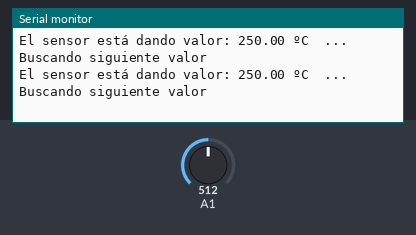
Bench run of a sketch on a simulated Arduino Uno, built with avr-gcc and run on an emulated ATmega328P. Shown: the last lines printed to the serial monitor. The test bench sets the inputs (shaded band); at power-on: A1 = 512.

Above: at 1.2 s.
1.3 s: A1 set to 215
At 1.34 s:
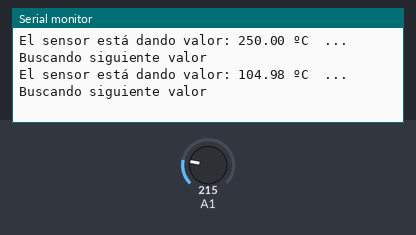
4.3 s: A1 set to 195
At 4.31 s:
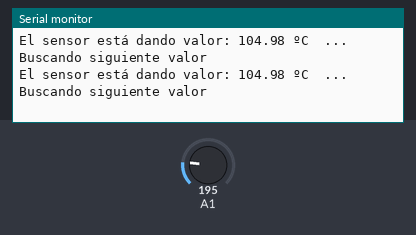
Timing chart, 0 to 7.3 s (numbered marks = the images above; inputs shaded):
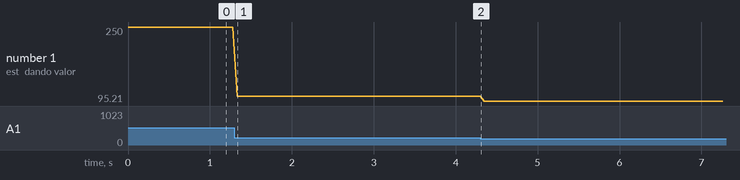

Measured:
- after the input at 1.3 s, the serial monitor: prints a new line at once (image 1)
- plotted number 1: 250 → 104.98 after the input at 1.3 s, 104.98 → 95.21 after the input at 4.3 s

The sketch:

Lectura_valores_LDR_sensor_temperatura.ino
```cpp
int valor;
int fi;
#define sbi(port, bit) (port) |= (1 << (bit))
#define cbi(port, bit) (port) &= ~(1 << (bit))
// the setup function runs once when you press reset or power the board
void setup() {
  Serial.begin(57600);
  // initialize digital pin LED_BUILTIN as an output.
  pinMode(A1, INPUT);
}


// the loop function runs over and over again forever
void loop() {
  fi = 10;
  int boton = 5;
  valor = analogRead(A1);
  Serial.print("El sensor está dando valor: ");
  Serial.print((valor * 5.0 * 100.0)/1024.0);
  Serial.println(" ºC  ... Buscando siguiente valor");
  delay(50);
}
```
